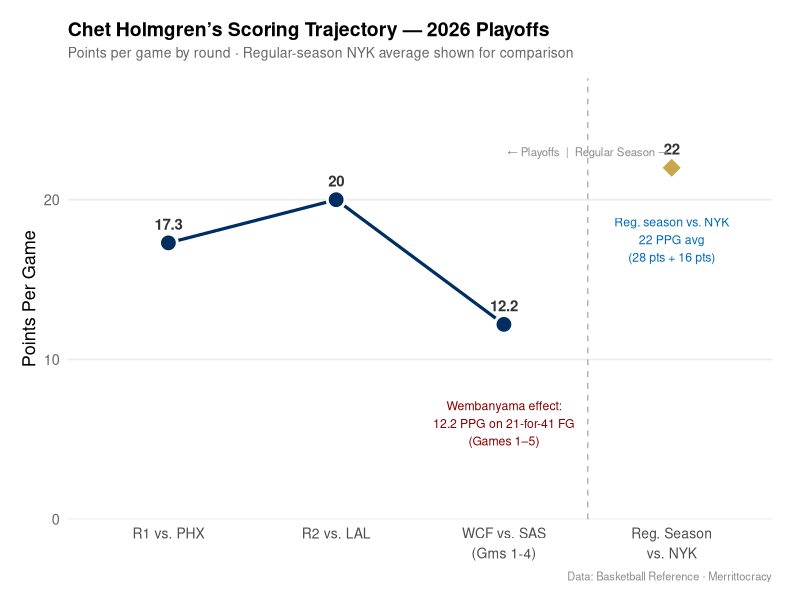

Recreate this plot in R.
# chet_scoring_trajectory.R
# Chet Holmgren PPG by playoff round + regular-season vs. NYK comparison
# Data: Basketball Reference 2026 playoff game log
# Output: graphics/chet_scoring_trajectory.png

library(tidyverse)
library(ggtext)
library(glue)
library(scales)

# ── 1. DATA ────────────────────────────────────────────────────────────────────
# Pull Chet's game log from BBRef, calculate PPG per series.
# Series-level rows only. Regular-season NYK avg is a comparison point,
# not a playoff data point — styled differently on the chart.
#
# Columns needed:
#   round_label  : display label for x-axis (e.g. "R1 vs. PHX")
#   ppg          : points per game for that series / comparison
#   is_playoff   : TRUE for playoff rounds, FALSE for reg-season comparison
#   sort_order   : integer controlling x-axis order (1 = leftmost)

chet_data <- tribble(
  ~round_label,              ~ppg,   ~is_playoff,  ~sort_order,
  "R1 vs. PHX",             17.3,   TRUE,          1,   # PLACEHOLDER — fill from BBRef
  "R2 vs. LAL",             20.0,   TRUE,          2,   # PLACEHOLDER — fill from BBRef
  "WCF vs. SAS\n(Gms 1-4)", 12.2,   TRUE,          3,   # 7-17 FG, avg from search
  "Reg. Season\nvs. NYK",   22.0,   FALSE,         4    # (28 + 16) / 2 — two games
)

# Factor with explicit order
chet_data <- chet_data |>
  mutate(
    round_label = fct_reorder(round_label, sort_order),
    point_color = if_else(is_playoff, "#002D62", "#C8A84B"),  # OKC navy / gold
    point_shape = if_else(is_playoff, 21L, 23L)               # circle / diamond
  )

# Playoff-only rows for the connecting line
playoff_only <- chet_data |> filter(is_playoff)

# ── 2. ANNOTATIONS ─────────────────────────────────────────────────────────────
wemby_label <- glue(
  "Wembanyama effect:\n{playoff_only$ppg[3]} PPG on 21-for-41 FG\n(Games 1–5)"
)

nyk_label <- glue(
  "Reg. season vs. NYK\n{chet_data$ppg[4]} PPG avg\n(28 pts + 16 pts)"
)

# ── 3. PLOT ─────────────────────────────────────────────────────────────────────
p <- ggplot() +

  # Dashed vertical separator before the comparison point
  geom_vline(
    xintercept = 3.5,
    linetype   = "dashed",
    color      = "grey70",
    linewidth  = 0.5
  ) +

  # Line connecting playoff rounds only
  geom_line(
    data    = playoff_only,
    aes(x = round_label, y = ppg, group = 1),
    color   = "#002D62",
    linewidth = 1.1
  ) +

  # All points (playoff = navy circle, comparison = gold diamond)
  geom_point(
    data  = chet_data,
    aes(x = round_label, y = ppg,
        fill  = is_playoff,
        shape = is_playoff),
    size  = 5,
    color = "white",
    stroke = 1.5
  ) +

  # PPG labels above each point
  geom_text(
    data  = chet_data,
    aes(x = round_label, y = ppg, label = ppg),
    vjust = -1.2,
    size  = 3.8,
    fontface = "bold",
    color = "grey20"
  ) +

  # Wemby annotation
  annotate(
    "text",
    x     = 3,              # WCF point
    y     = 10.5 - 4.5,    # below the dot
    label = wemby_label,
    size  = 3.1,
    color = "#8B0000",
    hjust = 0.5,
    lineheight = 1.2
  ) +

  # NYK comparison annotation
  annotate(
    "text",
    x     = 4,
    y     = 22.0 - 4.5,
    label = nyk_label,
    size  = 3.1,
    color = "#006BB6",       # Knicks blue
    hjust = 0.5,
    lineheight = 1.2
  ) +

  # Separator label
  annotate(
    "text",
    x     = 3.5,
    y     = max(chet_data$ppg, na.rm = TRUE) + 1,
    label = "← Playoffs  |  Regular Season →",
    size  = 2.9,
    color = "grey55",
    hjust = 0.5
  ) +

  scale_fill_manual(
    values = c("TRUE" = "#002D62", "FALSE" = "#C8A84B"),
    guide  = "none"
  ) +
  scale_shape_manual(
    values = c("TRUE" = 21, "FALSE" = 23),
    guide  = "none"
  ) +
  scale_y_continuous(
    limits = c(0, NA),
    expand = expansion(mult = c(0, 0.2))
  ) +

  labs(
    title    = "**Chet Holmgren's Scoring Trajectory** — 2026 Playoffs",
    subtitle = "Points per game by round · Regular-season NYK average shown for comparison",
    x        = NULL,
    y        = "Points Per Game",
    caption  = "Data: Basketball Reference · Merrittocracy"
  ) +

  theme_minimal(base_size = 13) +
  theme(
    plot.title      = element_markdown(face = "bold", size = 14, margin = margin(b = 4)),
    plot.subtitle   = element_text(color = "grey40", size = 10, margin = margin(b = 12)),
    plot.caption    = element_text(color = "grey55", size = 8, hjust = 1),
    panel.grid.major.x = element_blank(),
    panel.grid.minor   = element_blank(),
    axis.text.x     = element_text(size = 10, lineheight = 1.2),
    axis.text.y     = element_text(color = "grey40"),
    plot.margin     = margin(16, 20, 12, 16)
  )

# ── 4. SAVE ──────────────────────────────────────────────────────────────────────
ggsave(
  filename = "graphics/chet_scoring_trajectory.png",
  plot     = p,
  width    = 8,
  height   = 5,
  dpi      = 300,
  bg       = "white"
)

message("Saved: graphics/chet_scoring_trajectory.png")
